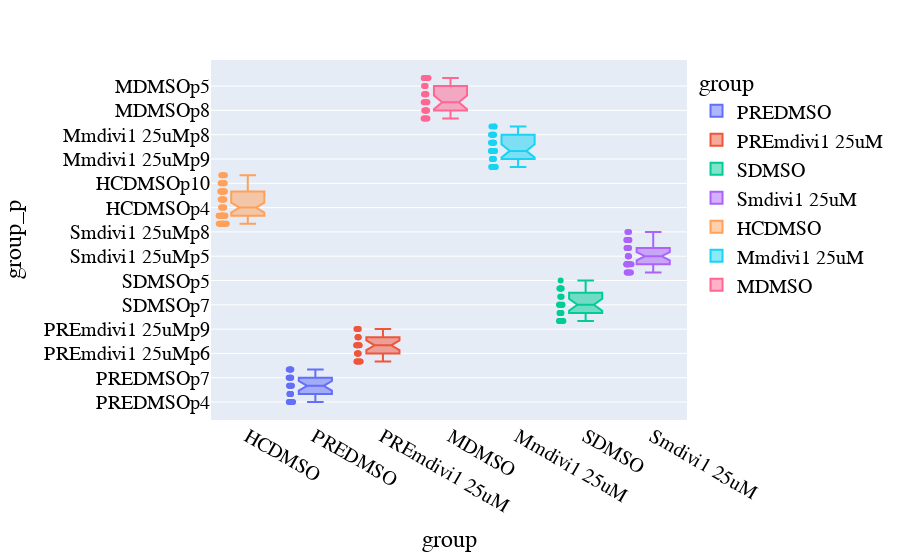
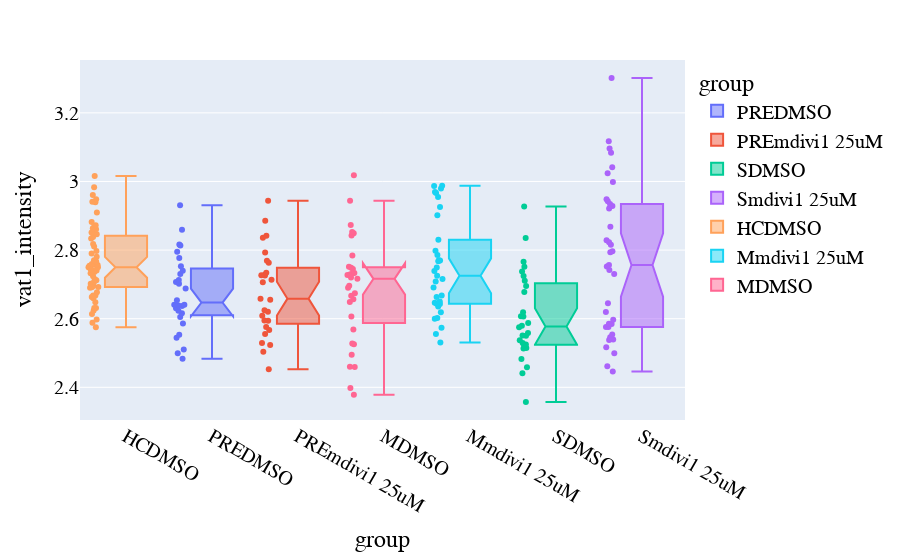
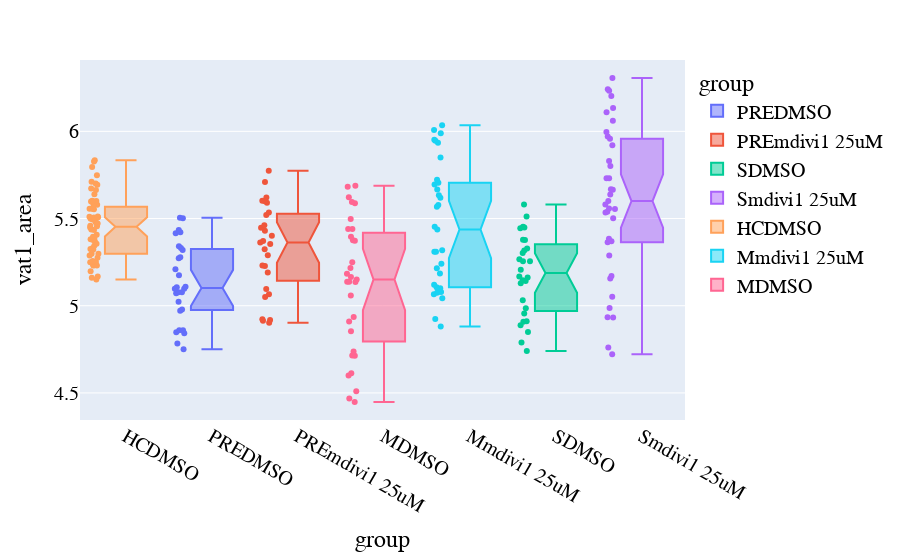

The cell these charts' notebook holds for them, in order:
### Code cell
### box plots all feat
for col in df_stats.columns[3:]:
    
    fig = px.box(df_stats, x = "group", y = col, hover_data=["group_with_p"],
                 points="all", color="group",
            notched=True)
    fig.update_xaxes(categoryorder='array', categoryarray= ['HCDMSO', 'PREDMSO', 'PREmdivi1 25uM',
                                                            'MDMSO', 'Mmdivi1 25uM', 
                                                           'SDMSO', 'Smdivi1 25uM'])
    fig.update_traces(quartilemethod="inclusive") # or "inclusive", or "linear" by default
    fig.update_layout(
    font_family="Arial",
    font_color="Black",
    font_size=20,
    font=dict(
        family="Arial",
        size=20,
        color="Black"
    )
)

    fig.write_image(path + '//' + f"{col}box_plot_image.pdf", engine="kaleido")
    fig.show()
